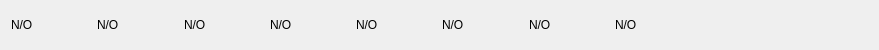
<?xml version="1.0" encoding="UTF-8"?>
<ui version="4.0">
 <class>ViewstudentRowWidget</class>
 <widget class="QWidget" name="ViewstudentRowWidget">
  <property name="geometry">
   <rect>
    <x>0</x>
    <y>0</y>
    <width>879</width>
    <height>50</height>
   </rect>
  </property>
  <property name="sizePolicy">
   <sizepolicy hsizetype="Expanding" vsizetype="Preferred">
    <horstretch>0</horstretch>
    <verstretch>0</verstretch>
   </sizepolicy>
  </property>
  <property name="minimumSize">
   <size>
    <width>0</width>
    <height>50</height>
   </size>
  </property>
  <property name="maximumSize">
   <size>
    <width>16777215</width>
    <height>50</height>
   </size>
  </property>
  <property name="windowTitle">
   <string>Form</string>
  </property>
  <layout class="QHBoxLayout" name="horizontalLayout">
   <item>
    <widget class="QLabel" name="student_id_label">
     <property name="text">
      <string>N/O</string>
     </property>
    </widget>
   </item>
   <item>
    <widget class="QLabel" name="student_firstname_lbl">
     <property name="text">
      <string>N/O</string>
     </property>
    </widget>
   </item>
   <item>
    <widget class="QLabel" name="student_lastname_lbl">
     <property name="text">
      <string>N/O</string>
     </property>
    </widget>
   </item>
   <item>
    <widget class="QLabel" name="student_othername_lbl">
     <property name="text">
      <string>N/O</string>
     </property>
    </widget>
   </item>
   <item>
    <widget class="QLabel" name="student_addminsion_nbr_lbl">
     <property name="text">
      <string>N/O</string>
     </property>
    </widget>
   </item>
   <item>
    <widget class="QLabel" name="student_class_lbl">
     <property name="text">
      <string>N/O</string>
     </property>
    </widget>
   </item>
   <item>
    <widget class="QLabel" name="student_course_lbl">
     <property name="text">
      <string>N/O</string>
     </property>
    </widget>
   </item>
   <item>
    <widget class="QLabel" name="student_date_created_lbl">
     <property name="text">
      <string>N/O</string>
     </property>
    </widget>
   </item>
   <item>
    <widget class="QPushButton" name="edit_student_button">
     <property name="styleSheet">
      <string notr="true">border:none;
background-color:none;</string>
     </property>
     <property name="text">
      <string/>
     </property>
     <property name="icon">
      <iconset resource="Resources/icons/skyblue/skyblue.qrc">
       <normaloff>:/skyblue_icons/edit.svg</normaloff>:/skyblue_icons/edit.svg</iconset>
     </property>
    </widget>
   </item>
   <item>
    <widget class="QPushButton" name="delete_student_button">
     <property name="styleSheet">
      <string notr="true">border:none;
bckground-color:none;</string>
     </property>
     <property name="text">
      <string/>
     </property>
     <property name="icon">
      <iconset resource="Resources/icons/skyblue/skyblue.qrc">
       <normaloff>:/skyblue_icons/trash-2.svg</normaloff>:/skyblue_icons/trash-2.svg</iconset>
     </property>
    </widget>
   </item>
  </layout>
 </widget>
 <resources>
  <include location="Resources/icons/skyblue/skyblue.qrc"/>
 </resources>
 <connections/>
</ui>
